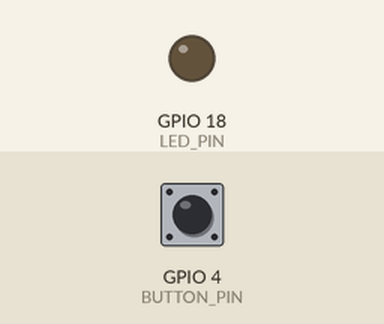
The program below on a simulated ESP32. Parts: output pins drawn as LEDs (lit = HIGH). Inputs (shaded band) come from the test bench; at power-on: GPIO 4 (BUTTON_PIN) HIGH. WiFi joins after 1.5 s; servers stay silent unless stated; what the program prints to the serial monitor is not drawn.

Above: at 4.7 s.
4.8 s: GPIO 4 (BUTTON_PIN) pulled LOW for 0.15 s
At 4.87 s:
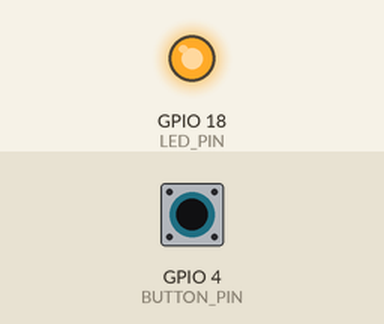
6.4 s: GPIO 4 (BUTTON_PIN) pulled LOW for 3.2 s
At 10.3 s:
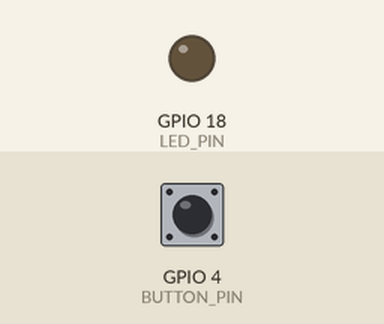
Timing chart, 0 to 11.8 s (numbered marks = the images above; inputs shaded):
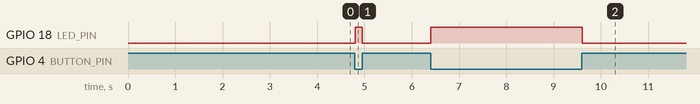

The program:

main.cpp
```cpp
#include <Arduino.h>
#include <WiFi.h>
#include "Config.h"
#include "Pins.h"

void setup() {
  // Allow time for the serial monitor to connect????
  // https://forum.arduino.cc/t/esp32-serial-monitor-prints-garbage-after-reset-prints-correctly/1315325/17?u=abstractmelon
  delay(1000);
  Serial.begin(115200);
  delay(1000);

  pinMode(LED_PIN, OUTPUT);
  pinMode(BUTTON_PIN, INPUT_PULLUP);

  digitalWrite(LED_PIN, LOW);

  WiFi.begin(WIFI_SSID, WIFI_PASSWORD);

  Serial.print("Connecting to WiFi");
  while (WiFi.status() != WL_CONNECTED) {
    delay(500);
    Serial.print(".");
  }
  Serial.println("\nConnected! IP: " + WiFi.localIP().toString());
}

void loop() {
  int buttonState = digitalRead(BUTTON_PIN);

  // INPUT_PULLUP means pressed = LOW
  if (buttonState == LOW) {
    digitalWrite(LED_PIN, HIGH);
  } else {
    digitalWrite(LED_PIN, LOW);
  }
}
```

Debugging.h
```cpp
#pragma once

// Start the LED blinking loop, which will toggle the LED every second and print its state to the serial monitor
void led_blink();
```

debugging.cpp
```cpp
#include <Arduino.h>
#include "Debugging.h"
#include "Pins.h"

// LED blink loop
void led_blink() {
    while (true) {
        delay(1000);
        digitalWrite(LED_PIN, !digitalRead(LED_PIN));
        Serial.println("LED toggled to " + String(digitalRead(LED_PIN) ? "ON" : "OFF"));
    }
}
```

Config.example.h
```cpp
#pragma once

// Copy this file to Config.h and update with your settings.
// Do NOT commit Config.h to version control.

#define WIFI_SSID "YOUR_WIFI_SSID"
#define WIFI_PASSWORD "YOUR_WIFI_PASSWORD"

// Server base URL (without endpoint path)
// IMPORTANT: ESP32 and server must be on the same network!
// To find server IP:
//   - Linux/Mac: 'ip addr' or 'ifconfig'
//   - Windows: 'ipconfig'
// Example: #define SERVER_URL "http://192.168.1.100:8080"
#define SERVER_URL "http://YOUR_SERVER_IP:8080"

// Unique client identifier for this gun/headband unit
#define CLIENT_NAME "TagBlaster-01"
```

Pins.h
```cpp
#pragma once

// Debug LED on ESP32 dev board
#define BUILT_IN_LED_PIN 2

// External LED
#define LED_PIN 18

// Button input
#define BUTTON_PIN 4
```

Measured:
- after the input at 4.8 s, GPIO 18 (LED_PIN): LOW → HIGH at once, → LOW 0.15 s later
- after the input at 6.4 s, GPIO 18 (LED_PIN): LOW → HIGH at once, → LOW 3.2 s later
